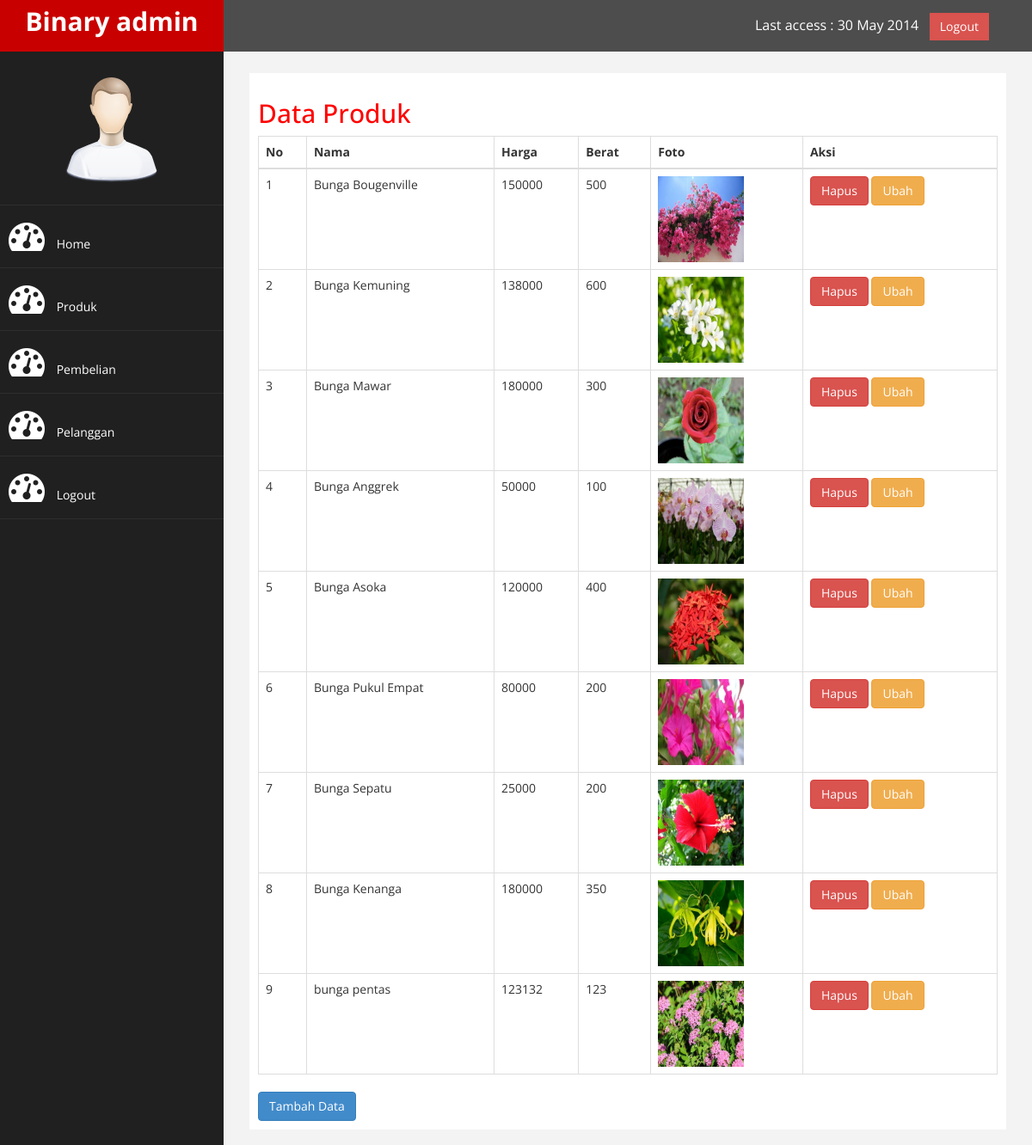
The page /kembang/admin/index.php?halaman=produk (signed in) on the database its author committed.
### tables this page shows
CREATE TABLE `produk` (
  `id_produk` int(11) NOT NULL,
  `nama_produk` varchar(100) NOT NULL,
  `harga_produk` int(11) NOT NULL,
  `berat_produk` int(11) NOT NULL,
  `foto_produk` varchar(100) NOT NULL,
  `deskripsi_produk` text NOT NULL
);

### kembang/admin/produk.php (the view)
<h2>Data Produk</h2>
<table class="table table-bordered">
    <thread>
        <tr>
            <th>No</th>
            <th>Nama</th>
            <th>Harga</th>
            <th>Berat</th>
            <th>Foto</th>
            <th>Aksi</th>
        </tr>
    </thread>
    <tbody>
        <?php $nomor=1; ?>
        <?php $ambil=$koneksi->query("SELECT * FROM produk"); ?>
        <?php while($pecah = $ambil->fetch_assoc()){ ?>
        <tr>
            <td><?php echo $nomor; ?></td>
            <td><?php echo $pecah['nama_produk']; ?></td>
            <td><?php echo $pecah['harga_produk']; ?></td>
            <td><?php echo $pecah['berat_produk']; ?></td>
            <td>
                <img src="../foto_produk/<?php echo $pecah['foto_produk']; ?>" width="100">
            </td>
            <td>
                <a href="index.php?halaman=hapusproduk&id=<?php echo $pecah['id_produk']; ?>" class="btn-danger btn">Hapus</a>
                <a href="index.php?halaman=ubahproduk&id=<?php echo $pecah['id_produk']; ?>" class="btn btn-warning">Ubah</a>
            </td>
        </tr>
        <?php $nomor++; ?>
        <?php } ?>
    </tbody>
</table>
<a href="index.php?halaman=tambahproduk" class="btn btn-primary">Tambah Data</a>

### kembang/admin/assets/css/custom.css (style rules this page uses)
body { font-family: 'Open Sans', sans-serif; }
h2 { color: #f00; }

### rows shown on the page
produk: nama_produk "Bunga Bougenville", harga_produk "150000", berat_produk "500", foto_produk (picture)
produk: nama_produk "Bunga Kemuning", harga_produk "138000", berat_produk "600", foto_produk (picture)
produk: nama_produk "Bunga Mawar", harga_produk "180000", berat_produk "300", foto_produk (picture)
produk: nama_produk "Bunga Anggrek", harga_produk "50000", berat_produk "100", foto_produk (picture)
produk: nama_produk "Bunga Asoka", harga_produk "120000", berat_produk "400", foto_produk (picture)
produk: nama_produk "Bunga Pukul Empat", harga_produk "80000", berat_produk "200", foto_produk (picture)
produk: nama_produk "Bunga Sepatu", harga_produk "25000", berat_produk "200", foto_produk (picture)
produk: nama_produk "Bunga Kenanga", harga_produk "180000", berat_produk "350", foto_produk (picture)
produk: nama_produk "bunga pentas", harga_produk "123132", berat_produk "123", foto_produk (picture)
